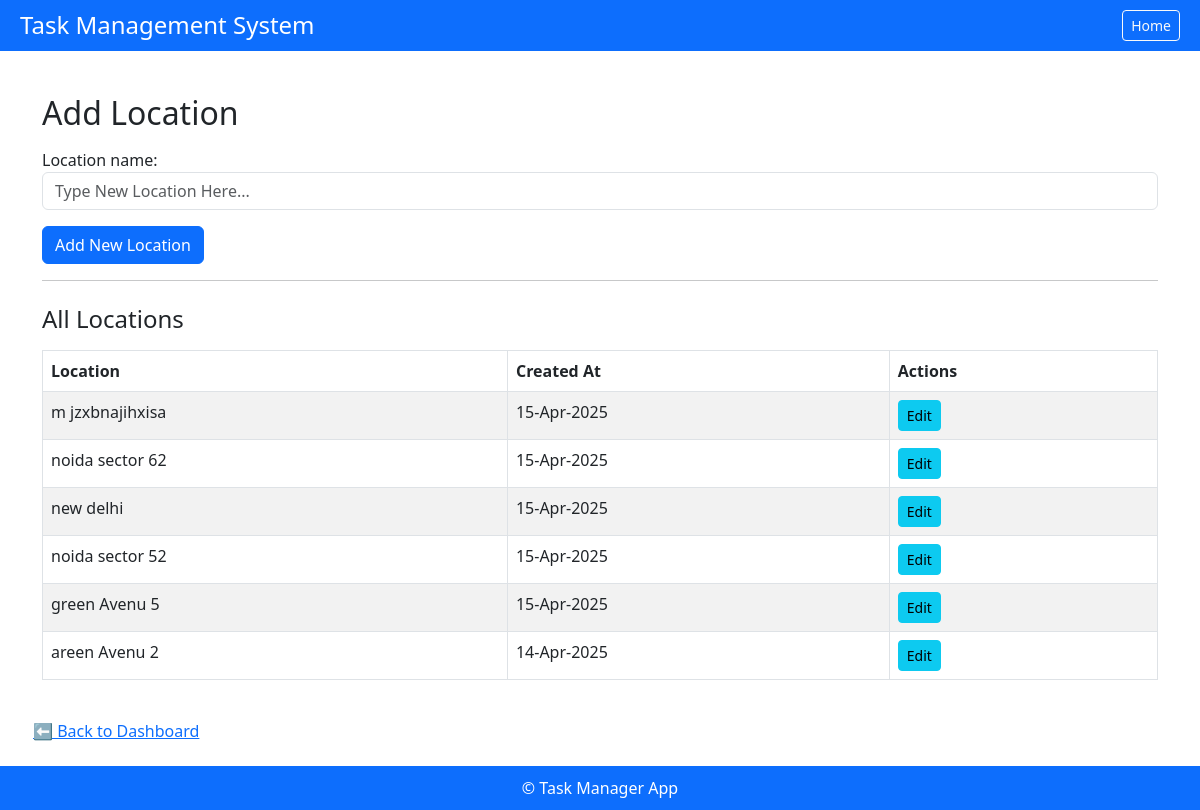
Page /locations/ on the committed database.
### emp_app/models.py (models this page shows, shortened)
class Locations(models.Model):
    location_name = models.CharField(max_length=255)
    created_at = models.DateTimeField(auto_now_add=True, null=True, blank=True)
    updated_at = models.DateTimeField(auto_now_add=True, null=True, blank=True)
    history = HistoricalRecords()

### emp_app/views.py (the view, shortened to what this page needs)
# urls.py: path('locations/', views.location_crud_view, name='location_crud'),
def location_crud_view(request, pk=None):
    if pk:
        location_instance = get_object_or_404(Locations, pk=pk)
    else:
        location_instance = None
    form = LocationForm(request.POST or None, instance=location_instance)
    locations = Locations.objects.all().order_by('-created_at')
    return render(request, 'add_location.html', {
        'form': form,
        'locations': locations,
        'edit_mode': bool(location_instance),
        'edit_id': location_instance.id if location_instance else None
    })

### emp_app/forms.py
class LocationForm(forms.ModelForm):
    class Meta:
        model = Locations
        fields = ['location_name']
        widgets = {
            'location_name': forms.TextInput(attrs={
                'class': 'form-control',
                'placeholder': 'Type New Location Here...' ,
            }),
        }
        error_messages = {
            'location_name': {
                'required': 'Location name is required.'
            },
        }

### emp_app/templates/add_location.html (shortened to what this page needs)
{% extends 'base.html' %}
{% load static %}
{% block content %}
<div class="container mt-4">
  <h2 class="mb-3">{{ edit_mode|yesno:"Edit,Add" }} Location</h2>
  <form method="post">
    <div class="mb-3">
      {{ form.location_name.label_tag }}
      {{ form.location_name }}
    </div>
    {% if edit_mode %}
      <button type="submit" class="btn btn-success">Update</button>
      <a href="{% url 'location_crud' %}" class="btn btn-secondary">Cancel</a>
      <button type="submit" name="delete" class="btn btn-danger" onclick="return confirm('Are you sure you want to delete this location?')">Delete</button>
    {% else %}
      <button type="submit" class="btn btn-primary">Add New Location</button>
    {% endif %}
  </form>
  <hr>
  <h4 class="mt-4">All Locations</h4>
  <div class="table-responsive">
    <table class="table table-striped table-bordered mt-2">
      <thead>
        <tr>
          <th>Location</th>
          <th>Created At</th>
          <th>Actions</th>
        </tr>
      </thead>
      <tbody>
        {% for loc in locations %}
          <tr>
            <td>{{ loc.location_name }}</td>
            <td>{{ loc.created_at|date:"d-M-Y"}}</td>
            <td>
              <a href="{% url 'location_crud' loc.pk %}" class="btn btn-sm btn-info">Edit</a>
            </td>
          </tr>
        {% empty %}
          <tr><td colspan="3" class="text-center text-muted">No locations found.</td></tr>
        {% endfor %}
      </tbody>
    </table>
  </div>
</div>
<a href="{% url 'dashboard' %}" class="btn btn-link mt-3">⬅ Back to Dashboard</a>
{% endblock %}

### emp_app/templates/base.html (style rules this page uses)
body { min-height: 100vh; display: flex; flex-direction: column; margin: 0; padding: 0; }

### rows in the picture
Locations: location_name "m jzxbnajihxisa", created_at "15-Apr-2025"
Locations: location_name "noida sector 62", created_at "15-Apr-2025"
Locations: location_name "new delhi", created_at "15-Apr-2025"
Locations: location_name "noida sector 52", created_at "15-Apr-2025"
Locations: location_name "green Avenu 5", created_at "15-Apr-2025"
Locations: location_name "areen Avenu 2", created_at "14-Apr-2025"

### other values in the picture
{{ edit_mode|yesno:"Edit,Add" }} "Add"
